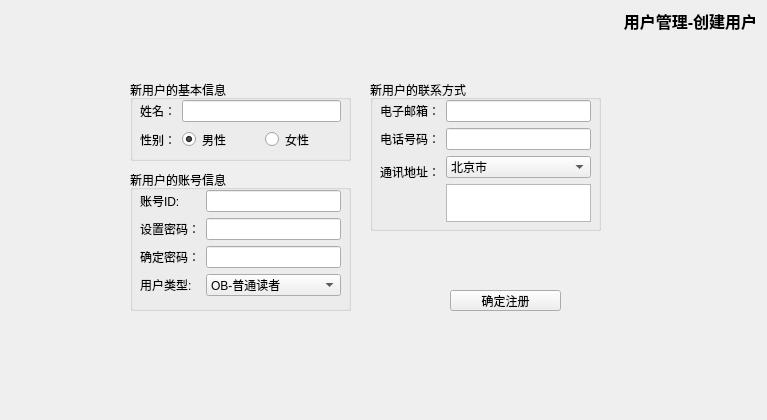
<?xml version="1.0" encoding="UTF-8"?>
<ui version="4.0">
    <class>UserAddForm</class>
    <widget class="QWidget" name="UserAddForm">
        <property name="geometry">
            <rect>
                <x>0</x>
                <y>0</y>
                <width>767</width>
                <height>420</height>
            </rect>
        </property>
        <property name="windowTitle">
            <string>Form</string>
        </property>
        <widget class="QPushButton" name="pBtnTabAddUserSubmitRegistration">
            <property name="geometry">
                <rect>
                    <x>450</x>
                    <y>290</y>
                    <width>111</width>
                    <height>21</height>
                </rect>
            </property>
            <property name="text">
                <string>确定注册</string>
            </property>
        </widget>
        <widget class="QGroupBox" name="groupBoxTabAddUserContact">
            <property name="geometry">
                <rect>
                    <x>370</x>
                    <y>80</y>
                    <width>231</width>
                    <height>151</height>
                </rect>
            </property>
            <property name="title">
                <string>新用户的联系方式</string>
            </property>
            <widget class="QWidget" name="formLayoutWidget_2">
                <property name="geometry">
                    <rect>
                        <x>10</x>
                        <y>20</y>
                        <width>211</width>
                        <height>122</height>
                    </rect>
                </property>
                <layout class="QFormLayout" name="formLayout_2">
                    <item row="0" column="0">
                        <widget class="QLabel" name="emailLabel">
                            <property name="text">
                                <string>电子邮箱：</string>
                            </property>
                        </widget>
                    </item>
                    <item row="0" column="1">
                        <widget class="QLineEdit" name="lineEditTabAddUserEmail">
                            <property name="maxLength">
                                <number>30</number>
                            </property>
                        </widget>
                    </item>
                    <item row="1" column="0">
                        <widget class="QLabel" name="telephoneLabel">
                            <property name="text">
                                <string>电话号码：</string>
                            </property>
                        </widget>
                    </item>
                    <item row="1" column="1">
                        <widget class="QLineEdit" name="lineEditTabAddUserTelephone">
                            <property name="maxLength">
                                <number>11</number>
                            </property>
                        </widget>
                    </item>
                    <item row="2" column="0">
                        <widget class="QLabel" name="addressLabel">
                            <property name="text">
                                <string>通讯地址：</string>
                            </property>
                        </widget>
                    </item>
                    <item row="2" column="1">
                        <layout class="QVBoxLayout" name="verticalLayout">
                            <item>
                                <widget class="QComboBox" name="comboBoxTabAddUserProvince">
                                    <item>
                                        <property name="text">
                                            <string>北京市</string>
                                        </property>
                                    </item>
                                    <item>
                                        <property name="text">
                                            <string>天津市</string>
                                        </property>
                                    </item>
                                    <item>
                                        <property name="text">
                                            <string>河北省</string>
                                        </property>
                                    </item>
                                    <item>
                                        <property name="text">
                                            <string>山西省</string>
                                        </property>
                                    </item>
                                    <item>
                                        <property name="text">
                                            <string>内蒙古自治区</string>
                                        </property>
                                    </item>
                                    <item>
                                        <property name="text">
                                            <string>辽宁省</string>
                                        </property>
                                    </item>
                                    <item>
                                        <property name="text">
                                            <string>吉林省</string>
                                        </property>
                                    </item>
                                    <item>
                                        <property name="text">
                                            <string>黑龙江省</string>
                                        </property>
                                    </item>
                                    <item>
                                        <property name="text">
                                            <string>上海市</string>
                                        </property>
                                    </item>
                                    <item>
                                        <property name="text">
                                            <string>江苏省</string>
                                        </property>
                                    </item>
                                    <item>
                                        <property name="text">
                                            <string>浙江省</string>
                                        </property>
                                    </item>
                                    <item>
                                        <property name="text">
                                            <string>安徽省</string>
                                        </property>
                                    </item>
                                    <item>
                                        <property name="text">
                                            <string>福建省</string>
                                        </property>
                                    </item>
                                    <item>
                                        <property name="text">
                                            <string>江西省</string>
                                        </property>
                                    </item>
                                    <item>
                                        <property name="text">
                                            <string>山东省</string>
                                        </property>
                                    </item>
                                    <item>
                                        <property name="text">
                                            <string>河南省</string>
                                        </property>
                                    </item>
                                    <item>
                                        <property name="text">
                                            <string>湖北省</string>
                                        </property>
                                    </item>
                                    <item>
                                        <property name="text">
                                            <string>湖南省</string>
                                        </property>
                                    </item>
                                    <item>
                                        <property name="text">
                                            <string>广东省</string>
                                        </property>
                                    </item>
                                    <item>
                                        <property name="text">
                                            <string>广西壮族自治区</string>
                                        </property>
                                    </item>
                                    <item>
                                        <property name="text">
                                            <string>海南省</string>
                                        </property>
                                    </item>
                                    <item>
                                        <property name="text">
                                            <string>重庆市</string>
                                        </property>
                                    </item>
                                    <item>
                                        <property name="text">
                                            <string>四川省</string>
                                        </property>
                                    </item>
                                    <item>
                                        <property name="text">
                                            <string>贵州省</string>
                                        </property>
                                    </item>
                                    <item>
                                        <property name="text">
                                            <string>云南省</string>
                                        </property>
                                    </item>
                                    <item>
                                        <property name="text">
                                            <string>西藏自治区</string>
                                        </property>
                                    </item>
                                    <item>
                                        <property name="text">
                                            <string>陕西省</string>
                                        </property>
                                    </item>
                                    <item>
                                        <property name="text">
                                            <string>甘肃省</string>
                                        </property>
                                    </item>
                                    <item>
                                        <property name="text">
                                            <string>青海省</string>
                                        </property>
                                    </item>
                                    <item>
                                        <property name="text">
                                            <string>宁夏回族自治区</string>
                                        </property>
                                    </item>
                                    <item>
                                        <property name="text">
                                            <string>新疆维吾尔自治区</string>
                                        </property>
                                    </item>
                                    <item>
                                        <property name="text">
                                            <string>香港特别行政区</string>
                                        </property>
                                    </item>
                                    <item>
                                        <property name="text">
                                            <string>澳门特别行政区</string>
                                        </property>
                                    </item>
                                    <item>
                                        <property name="text">
                                            <string>中国台湾地区</string>
                                        </property>
                                    </item>
                                </widget>
                            </item>
                            <item>
                                <widget class="QPlainTextEdit" name="plainTextEditTabAddUserAddress">
                                    <property name="maximumSize">
                                        <size>
                                            <width>16777215</width>
                                            <height>40</height>
                                        </size>
                                    </property>
                                </widget>
                            </item>
                        </layout>
                    </item>
                </layout>
            </widget>
        </widget>
        <widget class="QGroupBox" name="groupBoxTabAddUserAccountInfo">
            <property name="geometry">
                <rect>
                    <x>130</x>
                    <y>170</y>
                    <width>221</width>
                    <height>141</height>
                </rect>
            </property>
            <property name="title">
                <string>新用户的账号信息</string>
            </property>
            <widget class="QWidget" name="formLayoutWidget_3">
                <property name="geometry">
                    <rect>
                        <x>10</x>
                        <y>20</y>
                        <width>201</width>
                        <height>111</height>
                    </rect>
                </property>
                <layout class="QFormLayout" name="formLayout_3">
                    <item row="0" column="0">
                        <widget class="QLabel" name="userIdLabel">
                            <property name="text">
                                <string>账号ID:</string>
                            </property>
                        </widget>
                    </item>
                    <item row="0" column="1">
                        <widget class="QLineEdit" name="lineEditTabAddUserUserId">
                            <property name="maxLength">
                                <number>6</number>
                            </property>
                        </widget>
                    </item>
                    <item row="1" column="0">
                        <widget class="QLabel" name="passwordLabel">
                            <property name="text">
                                <string>设置密码：</string>
                            </property>
                        </widget>
                    </item>
                    <item row="1" column="1">
                        <widget class="QLineEdit" name="lineEditTabAddUserPasswd">
                            <property name="maxLength">
                                <number>12</number>
                            </property>
                            <property name="echoMode">
                                <enum>QLineEdit::EchoMode::Password</enum>
                            </property>
                        </widget>
                    </item>
                    <item row="2" column="0">
                        <widget class="QLabel" name="confirmPasswordLabel">
                            <property name="text">
                                <string>确定密码：</string>
                            </property>
                        </widget>
                    </item>
                    <item row="2" column="1">
                        <widget class="QLineEdit" name="lineEditTabAddUserPasswdComfirm">
                            <property name="maxLength">
                                <number>12</number>
                            </property>
                            <property name="echoMode">
                                <enum>QLineEdit::EchoMode::Password</enum>
                            </property>
                        </widget>
                    </item>
                    <item row="3" column="0">
                        <widget class="QLabel" name="labelTabAddUserUserType">
                            <property name="text">
                                <string>用户类型:</string>
                            </property>
                        </widget>
                    </item>
                    <item row="3" column="1">
                        <widget class="QComboBox" name="comboBoxTabAddUserUserType">
                            <item>
                                <property name="text">
                                    <string>OB-普通读者</string>
                                </property>
                            </item>
                            <item>
                                <property name="text">
                                    <string>FB-教职员读者</string>
                                </property>
                            </item>
                            <item>
                                <property name="text">
                                    <string>LA-图书管理员</string>
                                </property>
                            </item>
                            <item>
                                <property name="text">
                                    <string>UA-用户管理员</string>
                                </property>
                            </item>
                            <item>
                                <property name="text">
                                    <string>SA-系统管理员</string>
                                </property>
                            </item>
                            <item>
                                <property name="text">
                                    <string>DS-冻结状态</string>
                                </property>
                            </item>
                        </widget>
                    </item>
                </layout>
            </widget>
        </widget>
        <widget class="QGroupBox" name="groupBoxTabAddUserBaseInfo">
            <property name="geometry">
                <rect>
                    <x>130</x>
                    <y>80</y>
                    <width>221</width>
                    <height>81</height>
                </rect>
            </property>
            <property name="title">
                <string>新用户的基本信息</string>
            </property>
            <widget class="QWidget" name="formLayoutWidget">
                <property name="geometry">
                    <rect>
                        <x>10</x>
                        <y>20</y>
                        <width>201</width>
                        <height>51</height>
                    </rect>
                </property>
                <layout class="QFormLayout" name="formLayout">
                    <item row="0" column="0">
                        <widget class="QLabel" name="labelTabAddUserUsername">
                            <property name="text">
                                <string>姓名：</string>
                            </property>
                        </widget>
                    </item>
                    <item row="0" column="1">
                        <widget class="QLineEdit" name="lineEditTabAddUserUsername">
                            <property name="maxLength">
                                <number>10</number>
                            </property>
                        </widget>
                    </item>
                    <item row="1" column="0">
                        <widget class="QLabel" name="labelTabAddUserGender">
                            <property name="text">
                                <string>性别：</string>
                            </property>
                        </widget>
                    </item>
                    <item row="1" column="1">
                        <layout class="QHBoxLayout" name="horizontalLayout">
                            <item>
                                <widget class="QRadioButton" name="radioButtonTabAddUserMale">
                                    <property name="text">
                                        <string>男性</string>
                                    </property>
                                    <property name="checked">
                                        <bool>true</bool>
                                    </property>
                                </widget>
                            </item>
                            <item>
                                <widget class="QRadioButton" name="radioButtonTabAddUserFemale">
                                    <property name="text">
                                        <string>女性</string>
                                    </property>
                                </widget>
                            </item>
                        </layout>
                    </item>
                </layout>
            </widget>
        </widget>
        <widget class="QLabel" name="labelTitleAddUser">
            <property name="geometry">
                <rect>
                    <x>620</x>
                    <y>10</y>
                    <width>141</width>
                    <height>21</height>
                </rect>
            </property>
            <property name="font">
                <font>
                    <pointsize>12</pointsize>
                    <bold>true</bold>
                </font>
            </property>
            <property name="text">
                <string>用户管理-创建用户</string>
            </property>
            <property name="alignment">
                <set>Qt::AlignmentFlag::AlignCenter</set>
            </property>
        </widget>
    </widget>
    <resources/>
    <connections/>
</ui>
